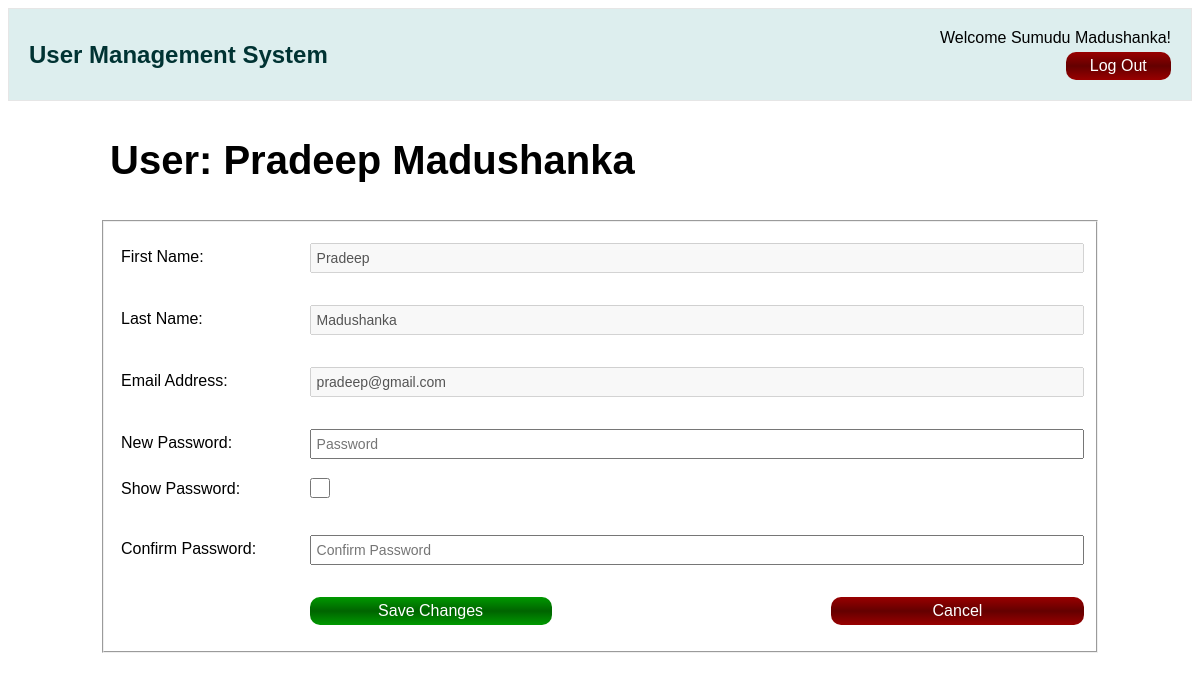
Page /change_password.php?user_id=2 (signed in) on the committed database.
### tables this page shows
CREATE TABLE users(
    user_id INT(11) AUTO_INCREMENT,
    first_name VARCHAR(50) NOT NULL,
    last_name VARCHAR(100),
    email VARCHAR(100) NOT NULL UNIQUE,
    hashed_password VARCHAR(40) NOT NULL,
    salt INT(11) NOT NULL,
    last_login DATETIME,
    is_deleted TINYINT(1) DEFAULT 0,
    PRIMARY KEY (user_id)
);

### change_password.php (the view, shortened to what this page needs)
<?php require_once("inc/connection.php"); ?>
<?php
    $user_id = mysqli_real_escape_string($connection, $_GET['user_id']);
    $query = "SELECT *
        FROM users
        WHERE user_id = '{$user_id}'
        AND is_deleted = 0
        LIMIT 1;";
    $result = mysqli_query($connection, $query);
    if (mysqli_num_rows($result) == 1){
        $user = mysqli_fetch_assoc($result);
        $first_name = $user["first_name"];
        $last_name = $user["last_name"];
        $email = $user["email"];
    } else {
        exit(header("Location: users.php?err=user_not_found"));
    }
?>
<!DOCTYPE html>
<html lang="en">
<head>
    <link rel="stylesheet" href="css/main.css">
</head>
<body>
    <?php require_once("inc/header.php"); ?>
    <main>
        <h1>User: <?php echo "{$first_name} {$last_name}" ; ?></h1>
        <form action="change_password.php?user_id=<?php echo $user_id; ?>" method="post">
            <fieldset>
                <p>
                    <label for="first_name">First Name: </label>
                    <input type="text" name="first_name" id="first_name" value=<?php echo "'{$first_name}'"; ?>
                        disabled>
                </p>
                <p>
                    <label for="last_name">Last Name: </label>
                    <input type="text" name="last_name" id="last_name" value=<?php echo "'{$last_name}'"; ?>
                        disabled>
                </p>
                <p>
                    <label for="email">Email Address: </label>
                    <input type="email" name="email" id="email" value=<?php echo "'{$email}'"; ?>
                        disabled>
                </p>
                <p>
                    <label for="password">New Password: </label>
                    <input type="password" name="password" id="password" placeholder="Password" required>
                </p>
                <p class="checkbox">
                    <label for="showpassword">Show Password: </label>
                    <input type="checkbox" name="showpassword" id="showpassword">
                </p>
                <p>
                    <label for="confirm_password">Confirm Password: </label>
                    <input type="password" name="confirm_password" id="confirm_password" placeholder="Confirm Password" required>
                </p>
                <p>
                    <button type="submit" name="submit">Save Changes</button>
                    <a class="cancel" href="modify_user.php?user_id=<?php echo $user_id; ?>">Cancel</a>
                </p>
            </fieldset>
        </form>
    </main>
</body>
</html>

### css/main.css (style rules this page uses)
body { font-size: 16px; font-family: Arial, Helvetica, sans-serif; }
p { float: left; width: 100%; }
label { float: left; padding: 5px; }
input, button { padding: 5px; -webkit-box-sizing: border-box; -moz-box-sizing: border-box; box-sizing: border-box; }
input { float: right; width: 80%; display: block; font-size: 14px; }
.checkbox { margin-top: 0; }
.checkbox input { float: none; margin-left: 20%; width: 20px; height: 20px; }
button { width: 25%; margin-left: 20%; float: left; background: linear-gradient(#009900, darkgreen, #009900); color: white; font-size: 16px; border: none; border-radius: 10px; }
.cancel { font-size: 16px; float: right; border-radius: 10px; padding: 5px 10.5%; background: linear-gradient(#990000, #640000, #990000); color: white; text-decoration: none; }
main { width: 1000px; margin: 25px auto; }
main h1 { padding: 10px; font-size: 40px; }

### rows in the picture
users: first_name "Pradeep", last_name "Madushanka", email "pradeep@gmail.com"

### other values in the picture
$username "Sumudu Madushanka"
